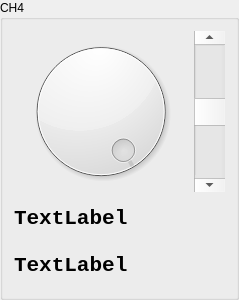
           <widget class="QGroupBox" name="groupBox_ch2_3">
            <property name="title">
             <string>CH4</string>
            </property>
            <layout class="QVBoxLayout" name="verticalLayout_7">
             <item>
              <layout class="QVBoxLayout" name="verticalLayout_8">
               <item>
                <layout class="QHBoxLayout" name="horizontalLayout_4">
                 <item>
                  <widget class="QDial" name="dial_ch4_voltage">
                   <property name="minimumSize">
                    <size>
                     <width>174</width>
                     <height>161</height>
                    </size>
                   </property>
                   <property name="maximum">
                    <number>500</number>
                   </property>
                   <property name="singleStep">
                    <number>2</number>
                   </property>
                   <property name="value">
                    <number>500</number>
                   </property>
                  </widget>
                 </item>
                 <item>
                  <widget class="QScrollBar" name="verticalScrollBar_ch4_offset">
                   <property name="minimumSize">
                    <size>
                     <width>31</width>
                     <height>161</height>
                    </size>
                   </property>
                   <property name="value">
                    <number>50</number>
                   </property>
                   <property name="orientation">
                    <enum>Qt::Vertical</enum>
                   </property>
                  </widget>
                 </item>
                </layout>
               </item>
               <item>
                <widget class="QLabel" name="label_ch4_voltage">
                 <property name="minimumSize">
                  <size>
                   <width>211</width>
                   <height>41</height>
                  </size>
                 </property>
                 <property name="font">
                  <font>
                   <family>Monospace</family>
                   <pointsize>16</pointsize>
                   <weight>75</weight>
                   <bold>true</bold>
                  </font>
                 </property>
                 <property name="text">
                  <string>TextLabel</string>
                 </property>
                </widget>
               </item>
               <item>
                <widget class="QLabel" name="label_ch4_offset">
                 <property name="minimumSize">
                  <size>
                   <width>211</width>
                   <height>41</height>
                  </size>
                 </property>
                 <property name="font">
                  <font>
                   <family>Monospace</family>
                   <pointsize>16</pointsize>
                   <weight>75</weight>
                   <bold>true</bold>
                  </font>
                 </property>
                 <property name="text">
                  <string>TextLabel</string>
                 </property>
                </widget>
               </item>
              </layout>
             </item>
            </layout>
           </widget>
